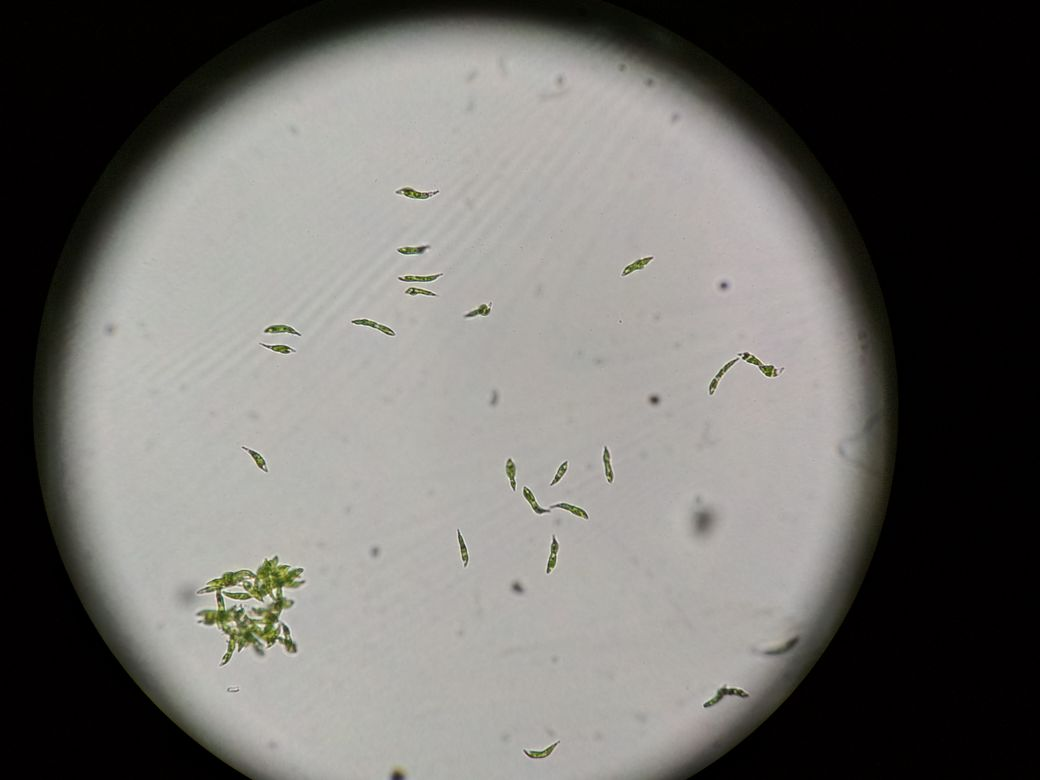
#> input picture images/counting_algae_1.jpeg, 1040 x 780 px
$ jupyter execute --allow-errors bacteria-example.ipynb   (shell and % lines are left out)   (older library calls are emulated)
#> lines starting #> are read from the running program, lines starting #| are printed output that depends on the picture; after the words box and inside, x2 and y2 are one past the last pixel; in counts of white or black regions, pixels touching at a corner belong together
## Aplicações
Para demonstrar sistemas reais que utilizam os conceitos abordados anteriormente, traz-se aqui um exemplo prático da área biológica. Então, será apresentado um sistema de contagem de bactérias em uma imagem de microscópio.

### Contagem de bactérias em imagem de microscópio

Trabalhos manuais em laboratórios de pesquisa e análise são extremamente demorados. Muitas vezes, tem-se um grande número de amostras a analisar, ou até mesmo, a análise exige uma contagem de milhares de células em uma mesma amostra. Pela utilização de longos tempos fazendo essa contagem, dois problemas surgem: erros relacionados ao cansaço e custo de hora-trabalho envolvido.

Com isso, faz sentido que esse tipo de trabalho seja automatizado e o modo mais intuitivo de fazê-lo é por meio do processamento das imagens digitais que podem ser capturadas pelo microscópio.

Nessa aplicação, vão ser contadas são caulobacter crescentus,  que são bactérias utilizadas como modelo de estudo da regulação do ciclo celular e o diferenciamento celular.

### Fluxograma

Pré-processamento:
- Carregar a imagem
- Escala de cinza
- Filtro gaussiano (não é obrigatório)
- Limiar para binarização

Operações morfológicas:
- Remover objetos pequenos
- Trasformada de distância (edt)
- Encontrar máximos locais
- Watershed (segmentação)

Re-trabalho:
- Centróides
- Clusterização

Exemplo baseado nos tutoriais do pacote _scikit-image_.

## Worked Example: Segmentation
As an example of a typical image processing problem, we will segment the following image of bacteria.

[cell 1]
import matplotlib.pyplot as plt
import numpy as np

im = plt.imread('images/counting_algae_1.jpeg')
#> im is the input picture: shape (780, 1040, 3); mean R, G, B 110.3, 108.7, 105.2

plt.imshow(im)

[cell 2]
def my_imshow(im, title=None, **kwargs):
    if 'cmap' not in kwargs:
        kwargs['cmap'] = 'gray'
    plt.figure(figsize=(5,5))
    plt.imshow(im, interpolation='none', **kwargs)
    if title:
        plt.title(title)
    plt.axis('off')

print ('original image shape: {}'.format(im.shape))
#| original image shape: (780, 1040, 3)
print ('alpha channel intensity: {0:.2f} +- {1:.2f}'.format(np.mean(im[:,:,-1]), np.std(im[:,:,-1]))
)
#| alpha channel intensity: 105.16 +- 79.85
my_imshow(im)

First, convert from color (4 channel, actually) to grayscale.

[cell 3]
from skimage import color

# convert to gray
gray_im = color.rgb2gray(im)
print ('grayscale image shape:', gray_im.shape)
#| grayscale image shape: (780, 1040)

my_imshow(gray_im)

Blur slightly to reduce noise. (This isn't strictly necessary in this case, since it's a fairly high-quality image.)

[cell 4]
from skimage import filters

blurred_im = filters.gaussian(gray_im, sigma=3)
my_imshow(blurred_im)

After the image is suitable pre-processed, we can threshold it to convert it to a cell mask.

[cell 5]
thresh = 0.3
mask = gray_im < thresh
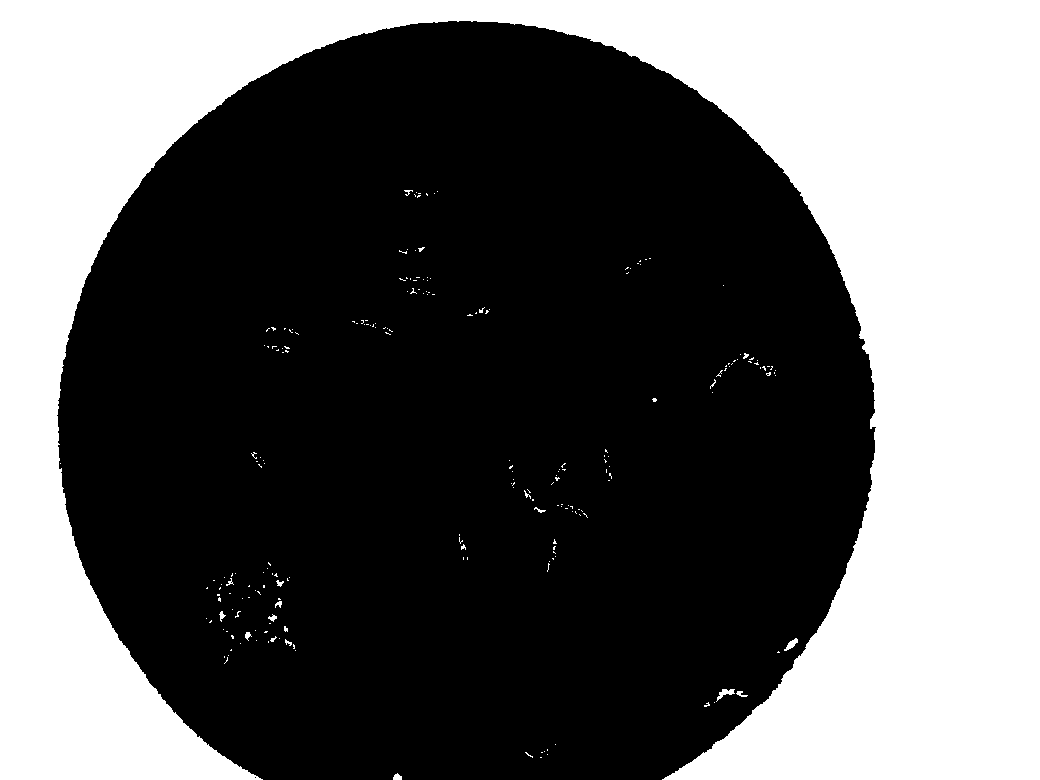
#> mask: shape (780, 1040) bool; 38% white; 221 white regions (205 under 20 px), largest, box (x1, y1, x2, y2) and area: (0, 0, 1040, 780) 306507, (716, 689, 735, 702) 95, (784, 638, 798, 651) 79
blurred_mask = blurred_im < thresh
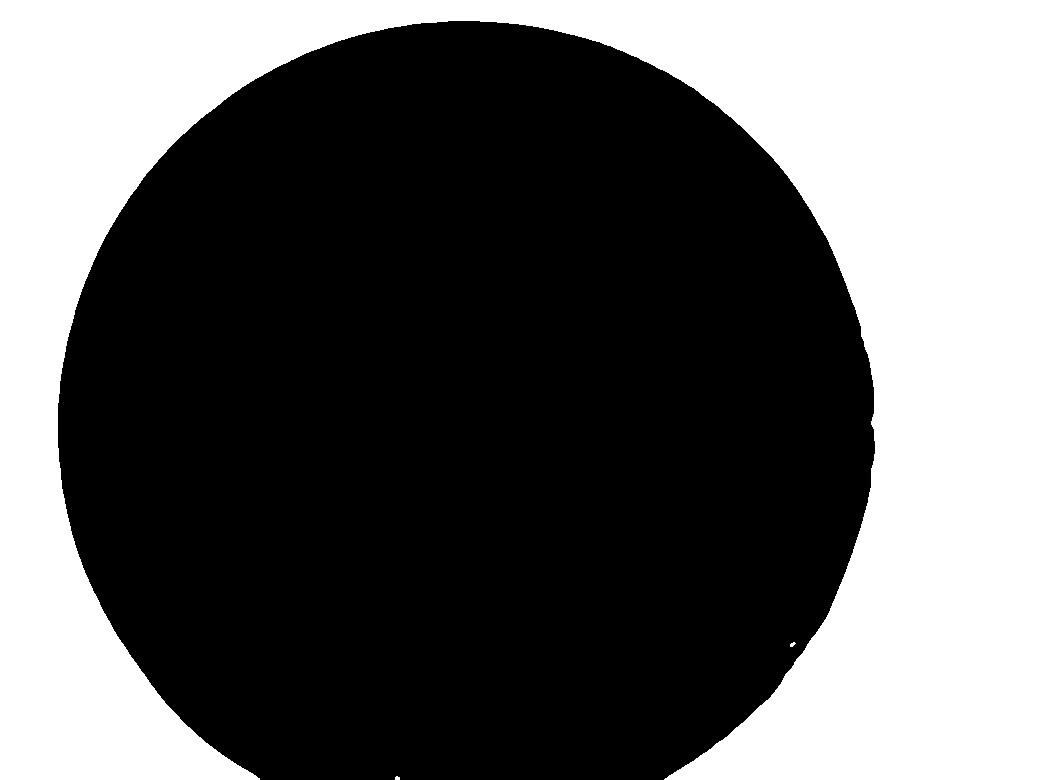
#> blurred_mask: shape (780, 1040) bool; 37.7% white; 3 white regions (2 under 20 px), largest, box (x1, y1, x2, y2) and area: (0, 0, 1040, 780) 306113

my_imshow(mask, title='mask from original grayscale image')
my_imshow(blurred_mask, title='mask from blurred grayscale image')

Binary images are manipulated with morphological operations. Morphological operations allow us to expand the white regions, shrink the white regions, fill in holes, and more. In this case, we simply want to remove the tiny dots.

[cell 6]
from skimage import morphology

blurred_mask_clean = morphology.remove_small_objects(blurred_mask, min_size=150)
#> blurred_mask_clean: shape (780, 1040) bool; 37.7% white; 1 white region, box (x1, y1, x2, y2) and area: (0, 0, 1040, 780) 306113

my_imshow(blurred_mask_clean, title='blurred image mask with small object removed')
my_imshow(blurred_mask ^ blurred_mask_clean, 'removed small objects')
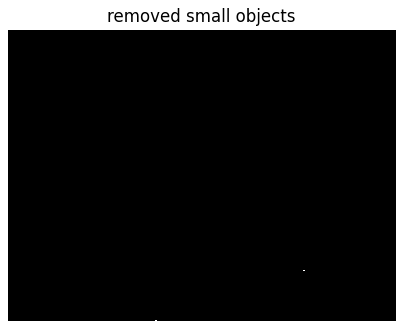
#> figure drawn by matplotlib, 1 panel

Some of the cells are touching, so they appear as one object, but we would like to identify them as separate objects. This is a very common problem in segmentation problems, noteably cell tracking. A common approach is to perform a distance transform, followed by a watershed segmentation.

The distance transform converts a binary mask (black-and-white image) into a floating point image (grayscale image) of the same size. Each pixel in the distance transform represents the distance of that pixel from the nearest black point in the mask. Thus, the brighest points in the distance transform are the points that are furthest from object boundaries. An example will help clarify.

[cell 7]
from scipy import ndimage as ndi

distance_im = ndi.distance_transform_edt(blurred_mask_clean)
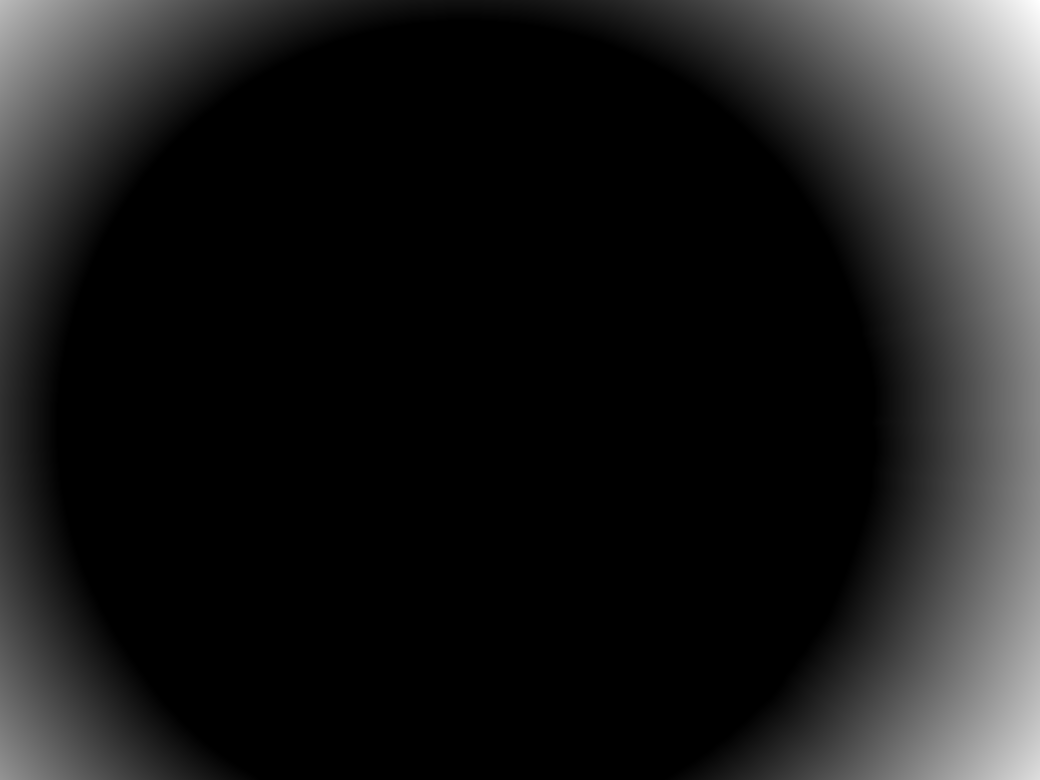
#> distance_im: shape (780, 1040) float64; min 0, max 307.4, mean 34.1; drawn with min black and max white
print ('distance transform:', distance_im.shape, distance_im.dtype)
#| distance transform: (780, 1040) float64

my_imshow(distance_im, title='distance transform of mask')
my_imshow(blurred_mask_clean[850:950, 300:400], title='mask showing 2 overlapping cells')
my_imshow(distance_im[850:950, 300:400], title='distance transform of above')
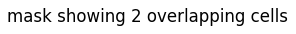
#> figure drawn by matplotlib, 1 panel
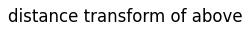
#> figure drawn by matplotlib, 1 panel

If we've done everything right, the peaks of the distance transform image represent the centers of each cell (including those that overlap). We label each separate peak with a unique integer with skimage.measure.label.

[cell 8]
from skimage import feature, measure
from matplotlib.colors import ListedColormap

def imshow_overlay(im, mask, alpha=0.5, color='red', **kwargs):
    """Show semi-transparent red mask over an image"""
    mask = mask > 0
    mask = np.ma.masked_where(~mask, mask)
    plt.imshow(im, **kwargs)
    plt.imshow(mask, alpha=alpha, cmap=ListedColormap([color]))


peaks_im = feature.peak_local_max(distance_im, indices=False)
#> peaks_im: shape (780, 1040) bool; every value is 0

plt.figure()
imshow_overlay(distance_im[850:950, 300:400], peaks_im[850:950, 300:400], alpha=1, cmap='gray')
#> in imshow_overlay, `mask = mask > 0`: mask = empty array
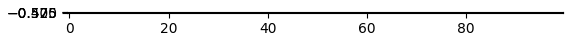
#> figure drawn by matplotlib, 1 panel

[cell 9]
import matplotlib
random_colors = matplotlib.colors.ListedColormap (np.random.rand ( 256,3))


markers_im = measure.label(peaks_im)
#> markers_im: shape (780, 1040) int32; every value is 0
labelled_cell_im = morphology.watershed(-distance_im, markers_im, mask=blurred_mask_clean)
num_bacteria = len(np.unique(labelled_cell_im))-1
#> num_bacteria = 0

my_imshow(labelled_cell_im, 'labelled cells', cmap='jet')
my_imshow(blurred_mask_clean[850:950, 300:400], 'mask of overlapping cells')
my_imshow(labelled_cell_im[850:950, 300:400], 'labelled', cmap=random_colors)

print(num_bacteria)
#| 0
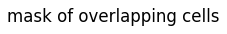
#> figure drawn by matplotlib, 1 panel
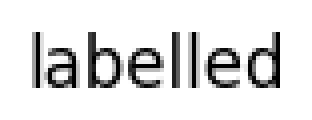
#> figure drawn by matplotlib, 1 panel

[cell 10]
# my_imshow(im, 'bacteria', cmap='jet')
plt.figure(figsize=(5,5))
plt.imshow(im, interpolation='none', cmap='jet')
plt.title('bacteria')
plt.axis('off')

properties = measure.regionprops(labelled_cell_im)
#> properties = []
bacteria_areas = [int(prop.area) for prop in properties]
#> bacteria_areas = []
bacteria_centroids = [prop.centroid for prop in properties]
#> bacteria_centroids = []

for lab in range(len(bacteria_areas)):
    plt.text(bacteria_centroids[lab][1]-30,bacteria_centroids[lab][0],bacteria_areas[lab])
#> this loop made 0 passes
